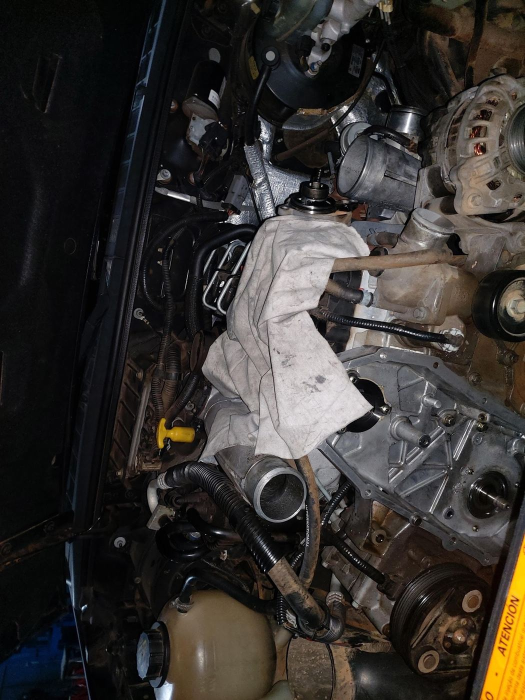
#> input picture sites/auto-mecanica-tosatti/img/g9.jpg, 1050 x 1400 px, found by its file name (shown at 1/2 size)
$ python make_hero_nina.py
#> lines starting #> are read from the running program, lines starting #| are printed output that depends on the picture; after the words box and inside, x2 and y2 are one past the last pixel; in counts of white or black regions, pixels touching at a corner belong together
#!/usr/bin/env python3
"""Nina Pet Shop: gera (1) fundo azul com patinhas (hero.jpg desktop 1920x1100, hero-m.jpg celular 900x1300) e (2) pet.webp, o círculo do pet
com borda branca e anel rosa (fundo transparente). O círculo e o logo são posicionados por CSS (vary.py) para atravessar a emenda entre o azul e a próxima seção.
Trocar a foto do pet: mudar PET e o recorte."""
import os, numpy as np
from PIL import Image, ImageDraw
HERE = os.path.dirname(os.path.abspath(__file__)); D = os.path.join(HERE, "nina-pet-shop", "img")
PET = Image.open(os.path.join(D, "g9.jpg")).convert("RGB")
#> PET is the input picture: PIL image 1050x1400 RGB; mean R, G, B 54, 50.3, 47.2
PINK = (232, 69, 139); BLUE1 = (24, 58, 158); BLUE2 = (47, 100, 222)

def pata(d, x, y, s, a):
    col = (255, 255, 255, a)
    d.ellipse((x - s * .55, y - s * .1, x + s * .55, y + s * .75), fill=col)
    for dx, dy, r in ((-.72, -.35, .24), (-.27, -.72, .26), (.27, -.72, .26), (.72, -.35, .24)):
        d.ellipse((x + dx * s - r * s, y + dy * s - r * s, x + dx * s + r * s, y + dy * s + r * s), fill=col)

def fundo(W, H, patas, seed):
#> called with W = 1920, H = 1100, seed = 5
    y, x = np.mgrid[0:H, 0:W].astype(np.float32); t = np.clip((x / W) * .75 + (y / H) * .25, 0, 1)[..., None]
    base = np.array(BLUE1, np.float32) * (1 - t) + np.array(BLUE2, np.float32) * t
    img = Image.fromarray(np.clip(base, 0, 255).astype("uint8")).convert("RGBA")
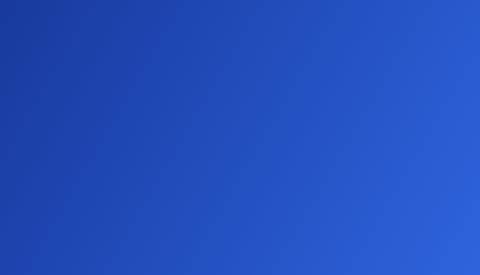
#> img: PIL image 1920x1100 RGBA (shown at 1/4 size); mean R, G, B, A 35, 78.5, 189.5, 255
    pt = Image.new("RGBA", (W, H), (0, 0, 0, 0)); d = ImageDraw.Draw(pt)
    for p in patas: pata(d, *p)
    img = Image.alpha_composite(img, pt)
    n = np.random.default_rng(seed).normal(0, 3, (H, W, 1)).astype(np.float32)
    return Image.fromarray(np.clip(np.asarray(img.convert("RGB"), np.float32) + n, 0, 255).astype("uint8"))

fundo(1920, 1100, [(140, 180, 100, 26), (520, 760, 70, 20), (1000, 120, 90, 24), (1340, 900, 80, 22), (1780, 200, 110, 26), (300, 480, 50, 18), (1650, 640, 60, 20)], 5).save(os.path.join(D, "hero.jpg"), quality=88)
fundo(900, 1300, [(110, 150, 80, 24), (780, 230, 90, 24), (700, 760, 60, 20), (150, 700, 55, 20), (420, 1180, 70, 22), (820, 1120, 60, 20)], 6).save(os.path.join(D, "hero-m.jpg"), quality=88)
#> call 2 of fundo, with W = 900, H = 1300, seed = 6
#> in fundo (call 2), `img = Image.fromarray(np.clip(base, 0, 255).astype("uint8")).convert("..`:
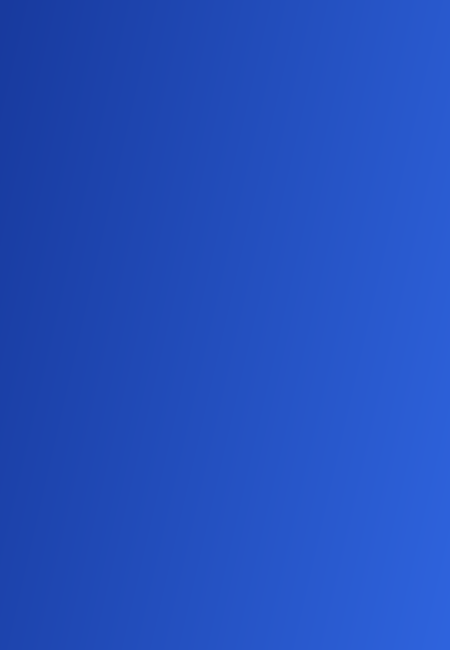
#> img: PIL image 900x1300 RGBA (shown at 1/2 size); mean R, G, B, A 35, 78.5, 189.5, 255

w, h = PET.size; foto = PET.crop((0, 230, w, 230 + w)).resize((800, 800), Image.LANCZOS)
#> after `foto = PET.crop((0, 230, w, 230 + w)).resize((800, 800), Image.LANCZOS`:
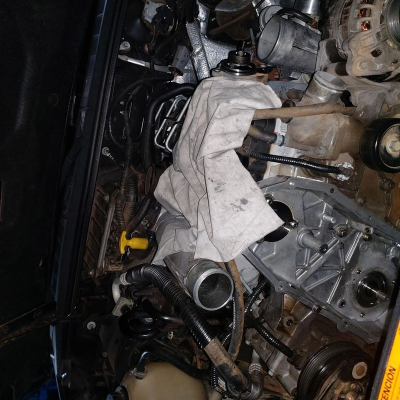
#> foto: PIL image 800x800 RGB (shown at 1/2 size); mean R, G, B 59.4, 55.8, 53.8
S = 960; c = Image.new("RGBA", (S, S), (0, 0, 0, 0)); d = ImageDraw.Draw(c); cx = cy = 470
d.ellipse((cx + 22 - 448, cy + 22 - 448, cx + 22 + 448, cy + 22 + 448), fill=PINK + (255,))
d.ellipse((cx - 418, cy - 418, cx + 418, cy + 418), fill=(255, 255, 255, 255))
m = Image.new("L", (800, 800), 0); ImageDraw.Draw(m).ellipse((1, 1, 798, 798), fill=255)
#> after `ImageDraw.Draw(m).ellipse((1, 1, 798, 798), fill=255)`:
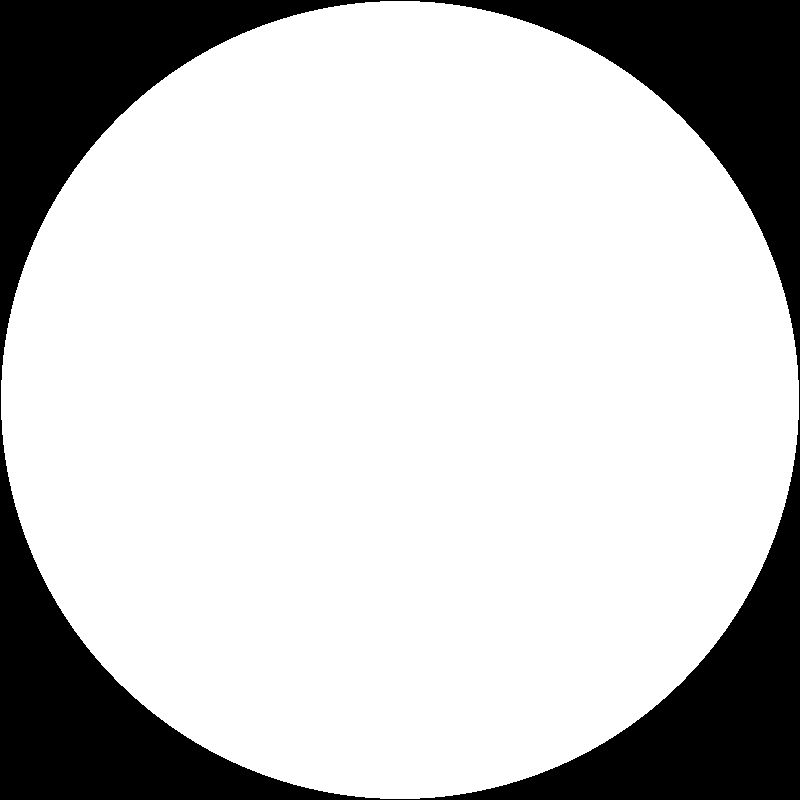
#> m: PIL image 800x800 L; 78.1% white; 1 black region, box (x1, y1, x2, y2) and area: (0, 0, 800, 800) 139976
c.paste(foto.convert("RGBA"), (cx - 400, cy - 400), m)
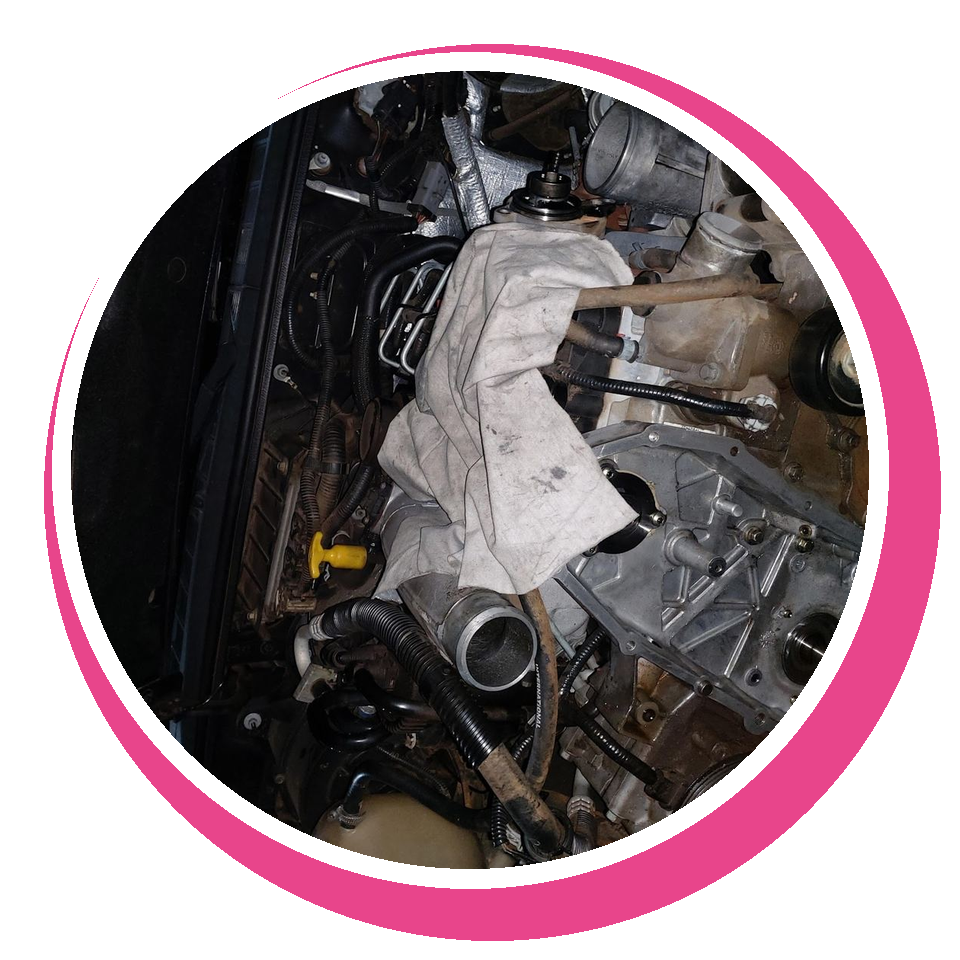
#> c: PIL image 960x960 RGBA; mean R, G, B, A 68.9, 52.7, 58.5, 174.9; transparent parts drawn white
c.save(os.path.join(D, "pet.webp"), quality=88)
print("ok", os.path.getsize(os.path.join(D, "pet.webp")) // 1024, "KB")

$ run again, with sites/auto-mecanica-tosatti/img/g1.jpg copied over sites/auto-mecanica-tosatti/img/g9.jpg
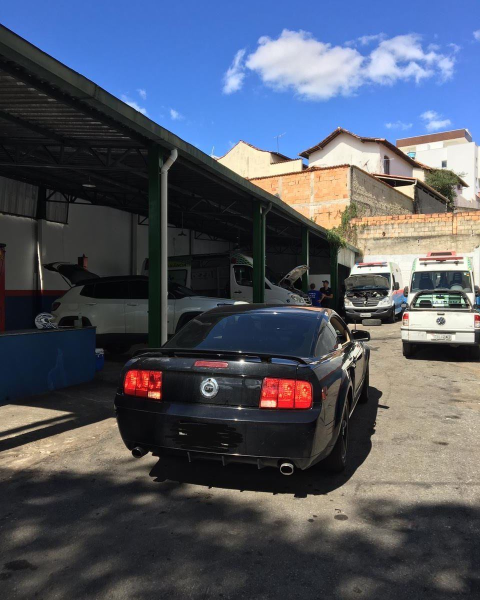
#> input picture sites/auto-mecanica-tosatti/img/g1.jpg, 960 x 1200 px, found by its file name (shown at 1/2 size)
#> PET is the input picture: PIL image 960x1200 RGB; mean R, G, B 80.8, 86.5, 99.5
#> pt: PIL image 1920x1100 RGBA; every value is 0
#> pt: PIL image 900x1300 RGBA; every value is 0
#> `foto = PET.crop((0, 230, w, 230 + w)).resize((800, 800), Image.LANCZOS`:
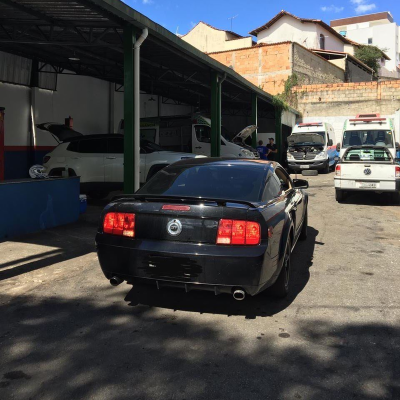
#> foto: PIL image 800x800 RGB (shown at 1/2 size); mean R, G, B 78.7, 76.6, 75.7
#> m: PIL image 800x800 L; every value is 0
#> m: PIL image 800x800 L; 78.1% white; 1 black region, box (x1, y1, x2, y2) and area: (0, 0, 800, 800) 139976
#> `c.paste(foto.convert("RGBA"), (cx - 400, cy - 400), m)`:
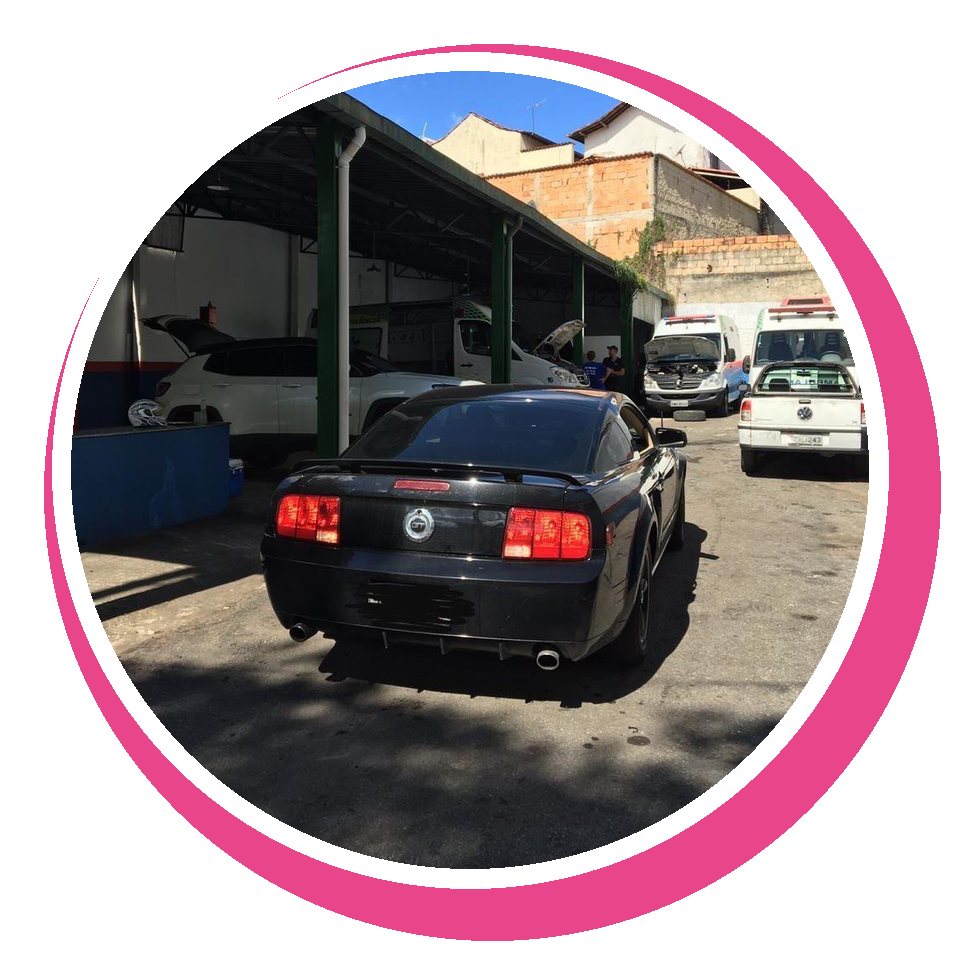
#> c: PIL image 960x960 RGBA; mean R, G, B, A 77.1, 61, 65.9, 174.9; transparent parts drawn white

$ run again, with sites/auto-mecanica-tosatti/img/g12.jpg copied over sites/auto-mecanica-tosatti/img/g9.jpg
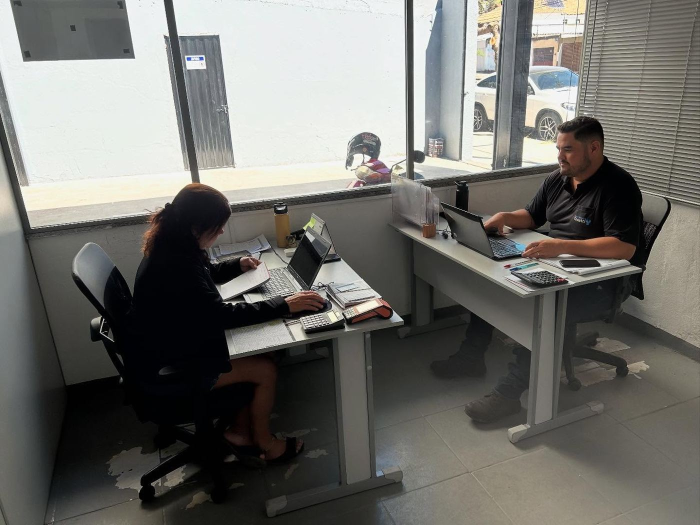
#> input picture sites/auto-mecanica-tosatti/img/g12.jpg, 1400 x 1050 px, found by its file name (shown at 1/2 size)
#> PET is the input picture: PIL image 1400x1050 RGB; mean R, G, B 112.9, 112.1, 107.6
#> pt: PIL image 1920x1100 RGBA; every value is 0
#> pt: PIL image 900x1300 RGBA; every value is 0
#> `foto = PET.crop((0, 230, w, 230 + w)).resize((800, 800), Image.LANCZOS`:
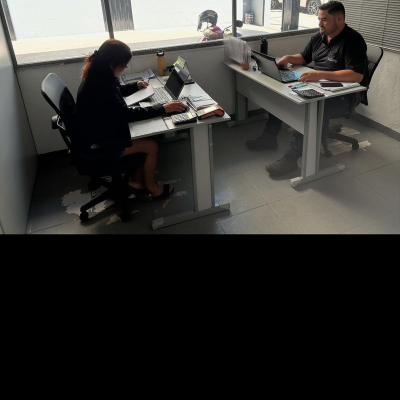
#> foto: PIL image 800x800 RGB (shown at 1/2 size); mean R, G, B 55, 54.1, 51
#> m: PIL image 800x800 L; every value is 0
#> m: PIL image 800x800 L; 78.1% white; 1 black region, box (x1, y1, x2, y2) and area: (0, 0, 800, 800) 139976
#> `c.paste(foto.convert("RGBA"), (cx - 400, cy - 400), m)`:
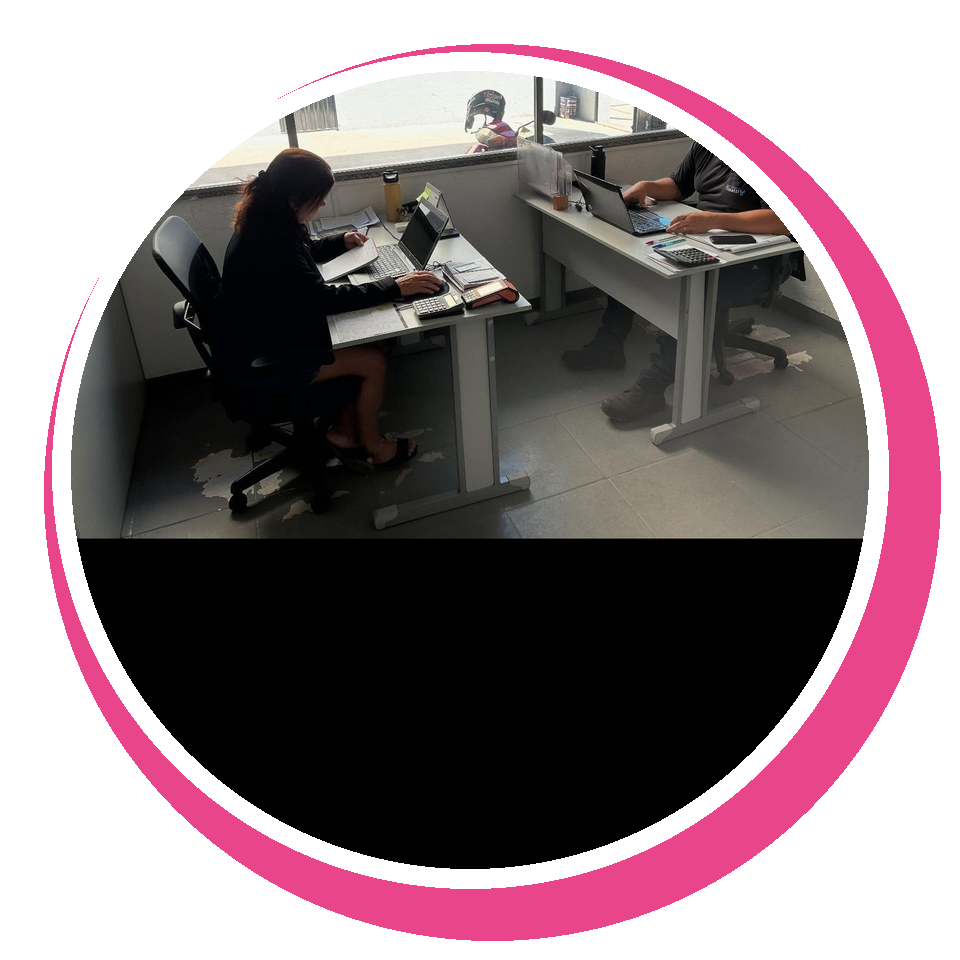
#> c: PIL image 960x960 RGBA; mean R, G, B, A 61.5, 46.5, 51.2, 174.9; transparent parts drawn white
